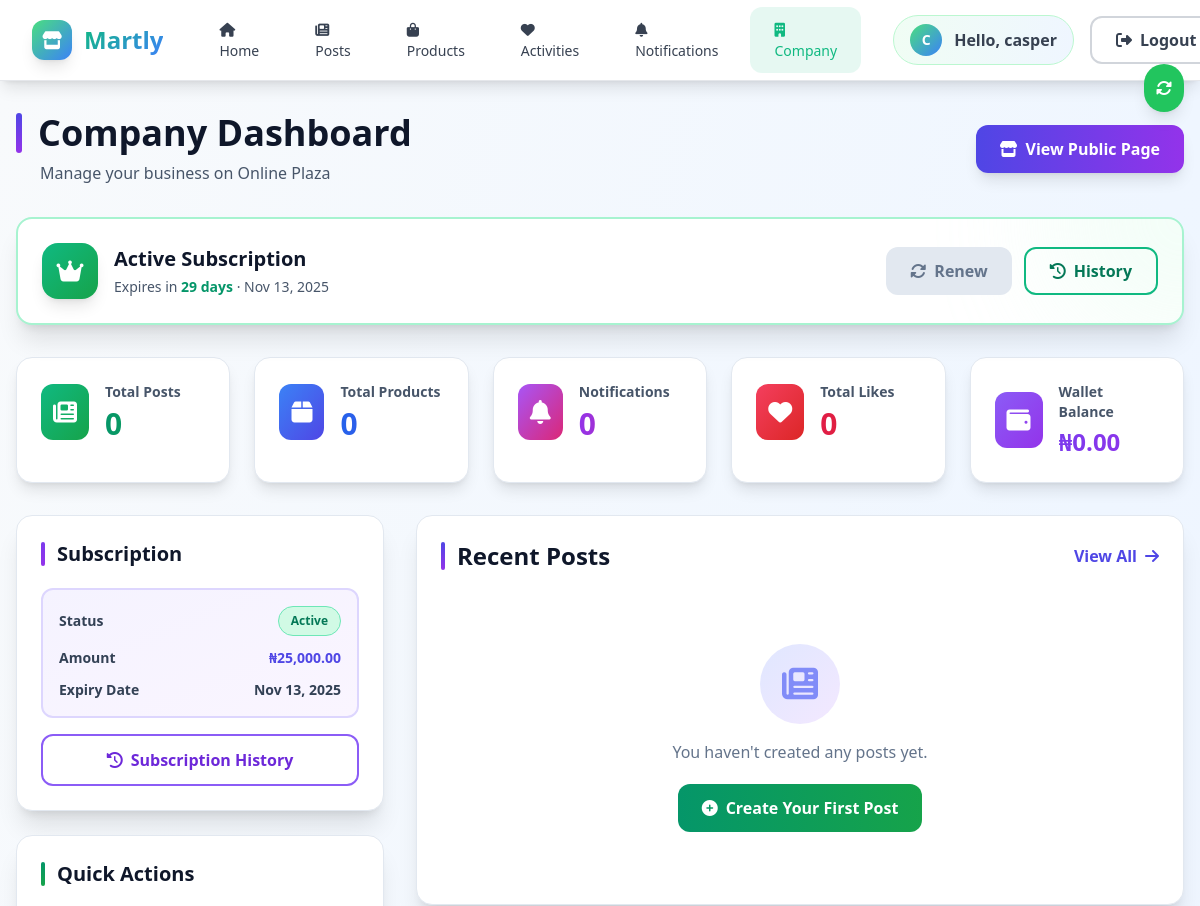
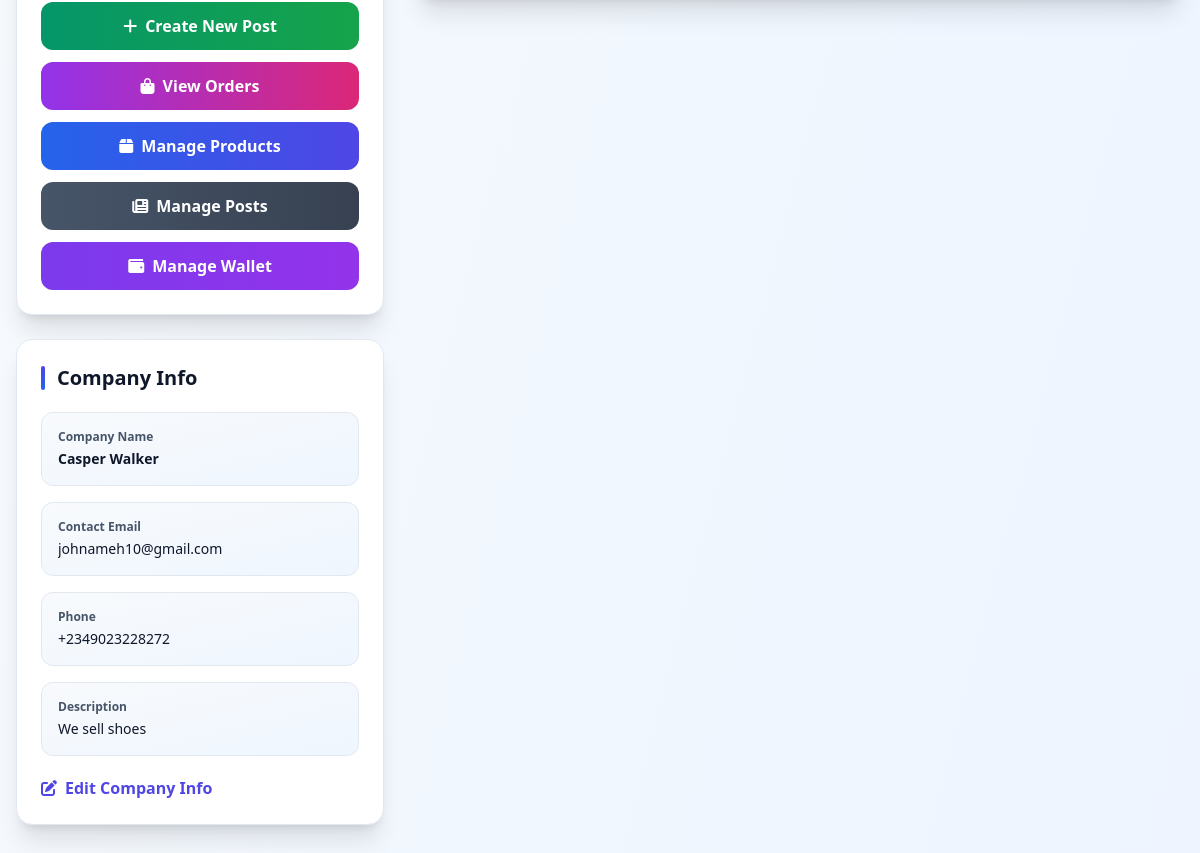
Screenshot of /company/dashboard.php (signed in) with the database file from the repository (2 pictures, top to bottom).
### tables this page shows
CREATE TABLE `users` (
  `id` int(11) NOT NULL,
  `username` varchar(50) NOT NULL,
  `email` varchar(100) NOT NULL,
  `password` varchar(255) NOT NULL,
  `first_name` varchar(50) DEFAULT NULL,
  `last_name` varchar(50) DEFAULT NULL,
  `profile_picture` varchar(255) DEFAULT NULL,
  `user_type` enum('customer','vendor') DEFAULT 'customer',
  `referral_code` varchar(20) DEFAULT NULL,
  `referred_by` int(11) DEFAULT NULL,
  `created_at` timestamp NOT NULL DEFAULT current_timestamp(),
  `updated_at` timestamp NOT NULL DEFAULT current_timestamp() ON UPDATE current_timestamp(),
  `referred_count` int(11) DEFAULT 0
);

CREATE TABLE `vendor_subscriptions` (
  `id` int(11) NOT NULL,
  `user_id` int(11) NOT NULL,
  `company_id` int(11) NOT NULL,
  `paystack_reference` varchar(100) NOT NULL,
  `amount` decimal(10,2) NOT NULL,
  `status` enum('active','expired','cancelled') DEFAULT 'active',
  `start_date` datetime NOT NULL,
  `expiry_date` datetime NOT NULL,
  `created_at` datetime DEFAULT current_timestamp(),
  `updated_at` datetime DEFAULT current_timestamp() ON UPDATE current_timestamp()
);

CREATE TABLE `companies` (
  `id` int(11) NOT NULL,
  `user_id` int(11) NOT NULL,
  `name` varchar(100) NOT NULL,
  `description` text DEFAULT NULL,
  `logo` varchar(255) DEFAULT NULL,
  `banner` varchar(255) DEFAULT NULL,
  `contact_email` varchar(100) DEFAULT NULL,
  `phone` varchar(20) DEFAULT NULL,
  `address` text DEFAULT NULL,
  `whatsapp_url` varchar(255) DEFAULT NULL,
  `instagram_url` varchar(255) DEFAULT NULL,
  `created_at` timestamp NOT NULL DEFAULT current_timestamp(),
  `updated_at` timestamp NOT NULL DEFAULT current_timestamp() ON UPDATE current_timestamp(),
  `subscription_status` enum('active','expired','pending') DEFAULT 'pending',
  `subscription_expiry` datetime DEFAULT NULL
);

### company/dashboard.php (the view, shortened to what the rows shown need)
<?php
require_once '../includes/config.php';
$currentUser = getCurrentUser();
$stmt = $pdo->prepare("SELECT * FROM companies WHERE user_id = ?");
$stmt->execute([$currentUser['id']]);
$company = $stmt->fetch();
$subscriptionStmt = $pdo->prepare("SELECT * FROM vendor_subscriptions WHERE company_id = ? ORDER BY created_at DESC LIMIT 1");
$subscriptionStmt->execute([$company['id']]);
$subscription = $subscriptionStmt->fetch();
$daysUntilExpiry = null;
$canRenew = false;
if ($subscription && $subscription['expiry_date']) {
    $expiryDate = new DateTime($subscription['expiry_date']);
    $today = new DateTime();
    $interval = $today->diff($expiryDate);
    $daysUntilExpiry = $interval->days;
}
?>
<?php require_once '../includes/header.php'; ?>
<div class="min-h-screen bg-gradient-to-br from-slate-50 via-blue-50 to-indigo-50">
    <div class="max-w-7xl mx-auto px-3 sm:px-4 py-4 sm:py-8">
        <div class="mb-6 sm:mb-8 flex flex-col md:flex-row md:items-center md:justify-between gap-4">
            <div>
                <h1 class="text-3xl md:text-4xl font-bold text-slate-900 mb-2 flex items-center">
                    <span class="w-1.5 h-10 bg-gradient-to-b from-indigo-600 to-purple-600 rounded-full mr-4"></span>
                    Company Dashboard
                </h1>
            </div>
        </div>
        <?php if ($subscription): ?>
            <div class="mb-6 sm:mb-8">
                <?php if ($subscription['status'] === 'active'): ?>
                    <div class="bg-white border-2 border-emerald-200 rounded-2xl p-6 shadow-xl relative overflow-hidden">
                        <div class="absolute top-0 right-0 w-64 h-64 bg-gradient-to-br from-emerald-100 to-green-100 rounded-full blur-3xl opacity-30 -mr-32 -mt-32"></div>
                        <div class="relative">
                            <div class="flex flex-col md:flex-row md:items-center md:justify-between gap-4">
                                <div class="flex items-center">
                                    <div class="w-14 h-14 bg-gradient-to-br from-emerald-500 to-green-600 rounded-2xl flex items-center justify-center mr-4 shadow-lg">
                                        <i class="fas fa-crown text-white text-2xl"></i>
                                    </div>
                                    <div>
                                        <h3 class="text-xl font-bold text-slate-900 mb-1">Active Subscription</h3>
                                        <p class="text-slate-600 text-sm">
                                            Expires in
                                            <span class="font-bold <?php echo $daysUntilExpiry <= 7 ? 'text-rose-600' : 'text-emerald-600'; ?>">
                                                <?php echo $daysUntilExpiry; ?> day<?php echo $daysUntilExpiry !== 1 ? 's' : ''; ?>
                                            </span>
                                            · <?php echo date('M j, Y', strtotime($subscription['expiry_date'])); ?>
                                        </p>
                                    </div>
                                </div>
                                <div class="flex flex-wrap gap-3">
                                    <?php if ($canRenew): ?>
                                        <a href="/online-plaza/company/renew-subscription.php"
                                            class="inline-flex items-center bg-gradient-to-r from-orange-500 to-rose-600 text-white px-6 py-2.5 rounded-xl font-semibold hover:shadow-lg hover:scale-105 transition-all duration-300">
                                            <i class="fas fa-sync-alt mr-2"></i>Renew Now
                                        </a>
                                    <?php else: ?>
                                        <button disabled
                                            class="inline-flex items-center bg-slate-200 text-slate-500 px-6 py-2.5 rounded-xl font-semibold cursor-not-allowed">
                                            <i class="fas fa-sync-alt mr-2"></i>Renew
                                        </button>
                                    <?php endif; ?>
                                    <a href="/online-plaza/company/subscription-history.php"
                                        class="inline-flex items-center border-2 border-emerald-500 text-emerald-700 px-6 py-2.5 rounded-xl font-semibold hover:bg-emerald-50 transition-all duration-300">
                                        <i class="fas fa-history mr-2"></i>History
                                    </a>
                                </div>
                            </div>
                        </div>
                    </div>
                <?php endif; ?>
            </div>
        <?php endif; ?>
        <div class="grid grid-cols-1 lg:grid-cols-3 gap-6 sm:gap-8">
            <div class="lg:col-span-1 space-y-6">
                <div class="bg-white rounded-2xl shadow-xl p-5 sm:p-6 border border-slate-200">
                    <h2 class="text-xl font-bold mb-5 flex items-center text-slate-900">
                        <span class="w-1 h-6 bg-gradient-to-b from-violet-600 to-purple-600 rounded-full mr-3"></span>
                        Subscription
                    </h2>
                    <div class="space-y-4">
                        <?php if ($subscription): ?>
                            <div class="bg-gradient-to-br from-violet-50 to-purple-50 rounded-xl p-4 border-2 border-violet-200">
                                <div class="flex items-center justify-between mb-3">
                                    <span class="text-sm font-semibold text-slate-700">Status</span>
                                    <span class="px-3 py-1.5 rounded-full text-xs font-bold
                                        <?php echo $subscription['status'] === 'active' ? 'bg-emerald-100 text-emerald-700 border border-emerald-300' : 'bg-rose-100 text-rose-700 border border-rose-300'; ?>">
                                        <?php echo ucfirst($subscription['status']); ?>
                                    </span>
                                </div>
                                <div class="flex items-center justify-between mb-3">
                                    <span class="text-sm font-semibold text-slate-700">Amount</span>
                                    <span class="text-sm font-bold text-indigo-600">₦<?php echo number_format($subscription['amount'], 2); ?></span>
                                </div>
                                <div class="flex items-center justify-between">
                                    <span class="text-sm font-semibold text-slate-700">Expiry Date</span>
                                    <span class="text-sm font-bold <?php echo $daysUntilExpiry <= 7 ? 'text-rose-600' : 'text-slate-700'; ?>">
                                        <?php echo date('M j, Y', strtotime($subscription['expiry_date'])); ?>
                                    </span>
                                </div>
                            </div>
                        <?php endif; ?>
                    </div>
                </div>
                <div class="bg-white rounded-2xl shadow-xl p-5 sm:p-6 border border-slate-200">
                    <h2 class="text-xl font-bold mb-5 flex items-center text-slate-900">
                        <span class="w-1 h-6 bg-gradient-to-b from-emerald-600 to-green-600 rounded-full mr-3"></span>
                        Quick Actions
                    </h2>
                </div>
                <div class="bg-white rounded-2xl shadow-xl p-5 sm:p-6 border border-slate-200">
                    <h2 class="text-xl font-bold mb-5 flex items-center text-slate-900">
                        <span class="w-1 h-6 bg-gradient-to-b from-indigo-600 to-blue-600 rounded-full mr-3"></span>
                        Company Info
                    </h2>
                    <div class="space-y-4">
                        <div class="bg-gradient-to-br from-slate-50 to-blue-50 rounded-xl p-4 border border-slate-200">
                            <label class="block text-xs font-bold text-slate-600 mb-1">Company Name</label>
                            <p class="text-sm text-slate-900 font-semibold"><?php echo htmlspecialchars($company['name']); ?></p>
                        </div>
                        <div class="bg-gradient-to-br from-slate-50 to-blue-50 rounded-xl p-4 border border-slate-200">
                            <label class="block text-xs font-bold text-slate-600 mb-1">Contact Email</label>
                            <p class="text-sm text-slate-900 truncate"><?php echo htmlspecialchars($company['contact_email']); ?></p>
                        </div>
                        <div class="bg-gradient-to-br from-slate-50 to-blue-50 rounded-xl p-4 border border-slate-200">
                            <label class="block text-xs font-bold text-slate-600 mb-1">Phone</label>
                            <p class="text-sm text-slate-900"><?php echo htmlspecialchars($company['phone']); ?></p>
                        </div>
                        <div class="bg-gradient-to-br from-slate-50 to-blue-50 rounded-xl p-4 border border-slate-200">
                            <label class="block text-xs font-bold text-slate-600 mb-1">Description</label>
                            <p class="text-sm text-slate-900 line-clamp-3"><?php echo htmlspecialchars($company['description']); ?></p>
                        </div>
                    </div>
                </div>
            </div>
            <div class="lg:col-span-2">
                <div class="bg-white rounded-2xl shadow-xl p-5 sm:p-6 border border-slate-200">
                    <div class="flex justify-between items-center mb-6">
                        <h2 class="text-xl sm:text-2xl font-bold flex items-center text-slate-900">
                            <span class="w-1 h-7 bg-gradient-to-b from-indigo-600 to-purple-600 rounded-full mr-3"></span>
                            Recent Posts
                        </h2>
                    </div>
                </div>
            </div>
        </div>
    </div>
</div>
<?php require_once '../includes/footer.php'; ?>

### includes/header.php (shortened to what the rows shown need)
<?php
require_once 'config.php';
$currentUser = getCurrentUser();
$unreadActivityCount = isLoggedIn() ? getUnreadActivityCount() : 0;
?>
<!DOCTYPE html>
<html lang="en">
<head>
    <script src="https://cdn.tailwindcss.com"></script>
    <link rel="stylesheet" href="https://cdnjs.cloudflare.com/ajax/libs/font-awesome/6.4.0/css/all.min.css">
    <link rel="stylesheet" href="/online-plaza/assets/css/style.css">
</head>
<body class="bg-gray-50">
    <nav class="nav-blur shadow-lg sticky top-0 border-b border-gray-200 z-30">
        <div class="w-full mx-auto nav-container">
            <div class="flex justify-between items-center h-14 md:h-16 lg:h-20 px-3 sm:px-4 lg:px-8">
                <div class="hidden md:flex items-center space-x-2 lg:space-x-4 flex-shrink-0 user-actions">
                    <?php if (isLoggedIn()): ?>
                        <div class="flex items-center space-x-2 lg:space-x-3 px-2 lg:px-4 py-1 lg:py-2 bg-gradient-to-r from-green-50 to-blue-50 rounded-full border border-green-200 user-avatar-container">
                            <div class="w-6 h-6 lg:w-8 lg:h-8 bg-gradient-to-br from-green-400 to-blue-500 rounded-full flex items-center justify-center text-white font-semibold text-xs lg:text-sm user-avatar">
                                <?php echo strtoupper(substr($currentUser['first_name'] ?? $currentUser['username'], 0, 1)); ?>
                            </div>
                            <span class="text-gray-700 font-semibold text-sm lg:text-base user-greeting">Hello, <?php echo htmlspecialchars($currentUser['first_name'] ?? $currentUser['username']); ?></span>
                        </div>
                        <a href="/online-plaza/auth/logout.php" class="px-3 lg:px-6 py-1 lg:py-2.5 font-semibold text-gray-700 hover:text-red-600 border-2 border-gray-300 hover:border-red-400 rounded-xl transition-all duration-300 text-sm lg:text-base logout-btn">
                            <i class="fas fa-sign-out-alt mr-1 lg:mr-2"></i>Logout
                        </a>
                    <?php endif; ?>
                </div>
            </div>
        </div>
    </nav>

### rows the page displays
users: first_name "C", first_name "casper"
vendor_subscriptions: expiry_date "29", expiry_date "Nov 13, 2025", status "Active", amount "25,000.00"
companies: name "Casper Walker", contact_email "johnameh10@gmail.com", phone "+2349023228272", description "We sell shoes"
